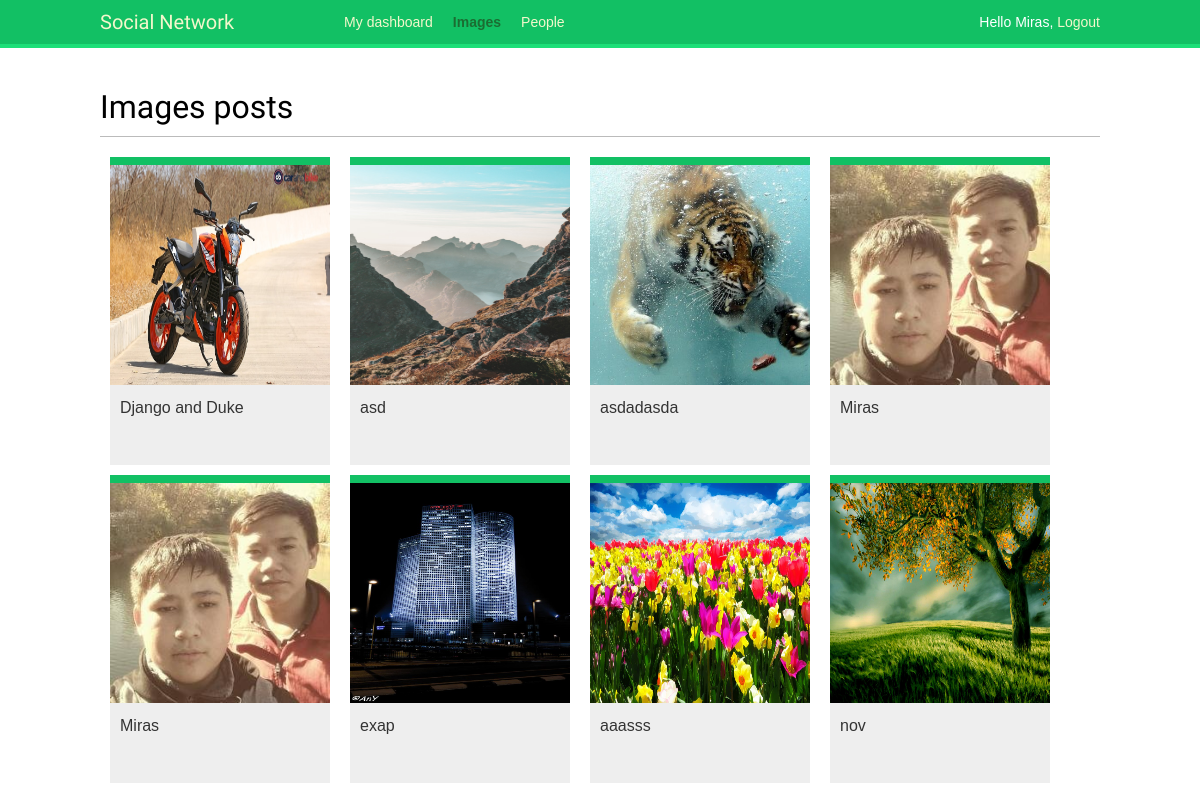
Page /images/ (signed in) on the committed database.
### images/models.py (models this page shows, shortened)
class Image(models.Model):
    user = models.ForeignKey(settings.AUTH_USER_MODEL,
                             related_name='images_created', on_delete=models.CASCADE)
    title = models.CharField(max_length=200)
    slug = models.SlugField(max_length=200, blank=True)
    url = models.URLField()
    image = models.ImageField(upload_to='images/%Y/%m/%d')
    description = models.TextField(blank=True)
    created = models.DateField(auto_now_add=True, db_index=True)
    users_like = models.ManyToManyField(settings.AUTH_USER_MODEL,
                                        related_name='images_liked',
                                        blank=True)
    def get_absolute_url(self):
        return reverse('images:detail', args=[self.id, self.slug])

### images/views.py (the view)
# urls.py: path('', views.image_list, name='list'),
@login_required
def image_list(request):
    images = Image.objects.all()
    paginator = Paginator(images, 8)
    page = request.GET.get('page')
    try:
        images = paginator.page(page)
    except PageNotAnInteger:
        images = paginator.page(1)
    except EmptyPage:
        if request.is_ajax():
            return HttpResponse('')
        images = paginator.page(paginator.num_pages)
    if request.is_ajax():
        return render(request, 'images/image/list_ajax.html', {'section':'images', 'images':images})
    return render(request, 'images/image/list.html', {'section':'images', 'images':images})

### templates/images/image/list.html (shortened to what this page needs)
{% extends 'base.html' %}
{% block content %}
    <h1>Images posts</h1>
    <div id="image-list">
    {% include "images/image/list_ajax.html" %}
    </div>
{% endblock %}

### templates/base.html (shortened to what this page needs)
{% load static %}
<!DOCTYPE html>
<html lang="en">
<head>
    <link rel="stylesheet" href="{% static 'css/base.css' %}">
</head>
<body>
    <div id="header">
    <span class="logo"><a href="{% url 'dashboard' %}">Social Network</a></span>
        {% if request.user.is_authenticated %}
            <ul class="menu">
            <li {% if section == "dashboard" %} class="selected"{% endif %}>
            <a href="{% url "dashboard" %}">My dashboard</a>
            </li>
            <li {% if section == "images" %}class="selected"{% endif %}>
            <a href="{% url 'images:list' %}">Images</a>
            </li>
            <li {% if section == "people" %}class="selected"{% endif %}>
            <a href="{% url 'user_list' %}">People</a>
            </li>
            </ul>
        {% endif %}
        <span class="user">
        {% if request.user.is_authenticated %}
            Hello {{ request.user.first_name }},
            <a href="{% url "logout" %}">Logout</a>
            {% else %}
            <a href="{% url "login" %}">Log-in</a>
        {% endif %}
        </span>
    </div>
    <div id="content">
        {% block content %}{% endblock %}
    </div>
</body>
</html>

### templates/images/image/list_ajax.html
{% load thumbnail %}
{% for image in images %}
    <div class="image">
        <a href="{{ image.get_absolute_url }}">
            {% thumbnail image.image "300x300" crop="100%" as im %}
            <a href="{{ image.get_absolute_url }}">
                <img src="{{ im.url }}">
            </a>
            {% endthumbnail %}
        </a>
    <div class="info">
        <a href="{{ image.get_absolute_url }}" class="title">{{ image.title }}</a>
    </div>
    </div>
{% endfor %}

### mainapp/static/css/base.css (style rules this page uses)
body { margin:0; padding:0; font-family:helvetica, sans-serif; }
a { color:#12c064; text-decoration:none; }
h1, h2, h3, h4, h5 , h6 { font-family: 'Muli', sans-serif; font-weight:normal; }
h1 { border-bottom:1px solid #bbb; padding:0 0 10px 0; margin:10px 0 20px 0; }
#header { padding:10px 100px; font-size:14px; background:#12c064; color:#fff; border-bottom:4px solid #1cdf78; overflow:auto; }
#header .logo { font-family: 'Muli', sans-serif; float:left; color:#f3f7cc; font-size:20px; margin-right:10%; }
#header ul.menu { list-style:none; float:left; margin:0; padding:0; }
#header ul.menu li { float:left; padding:4px 10px; }
#header ul.menu li.selected a, #header ul.menu li.selected a:hover { color:#1b6d32; font-weight:bold; }
#header a { color:#f3f7cc; }
#header .user { float:right; padding-top:4px; }
#content { padding:30px 100px; }
#image-list { overflow:auto; }
#image-list .image { float:left; width:220px; height:300px; margin:0 10px 10px 10px; border-top:8px solid #12c064; background:#eee; }
#image-list img { width:220px; height:220px; }
#image-list .info { padding:10px; }
#image-list .info a { color:#333; }

### rows in the picture
Image: shows a picture, title "Django and Duke"
Image: shows a picture, title "asd"
Image: shows a picture, title "asdadasda"
Image: title "Miras"
Image: title "Miras"
Image: shows a picture, title "exap"
Image: shows a picture, title "aaasss"
Image: shows a picture, title "nov"

### other values in the picture
{{ request.user.first_name }} "Miras"
